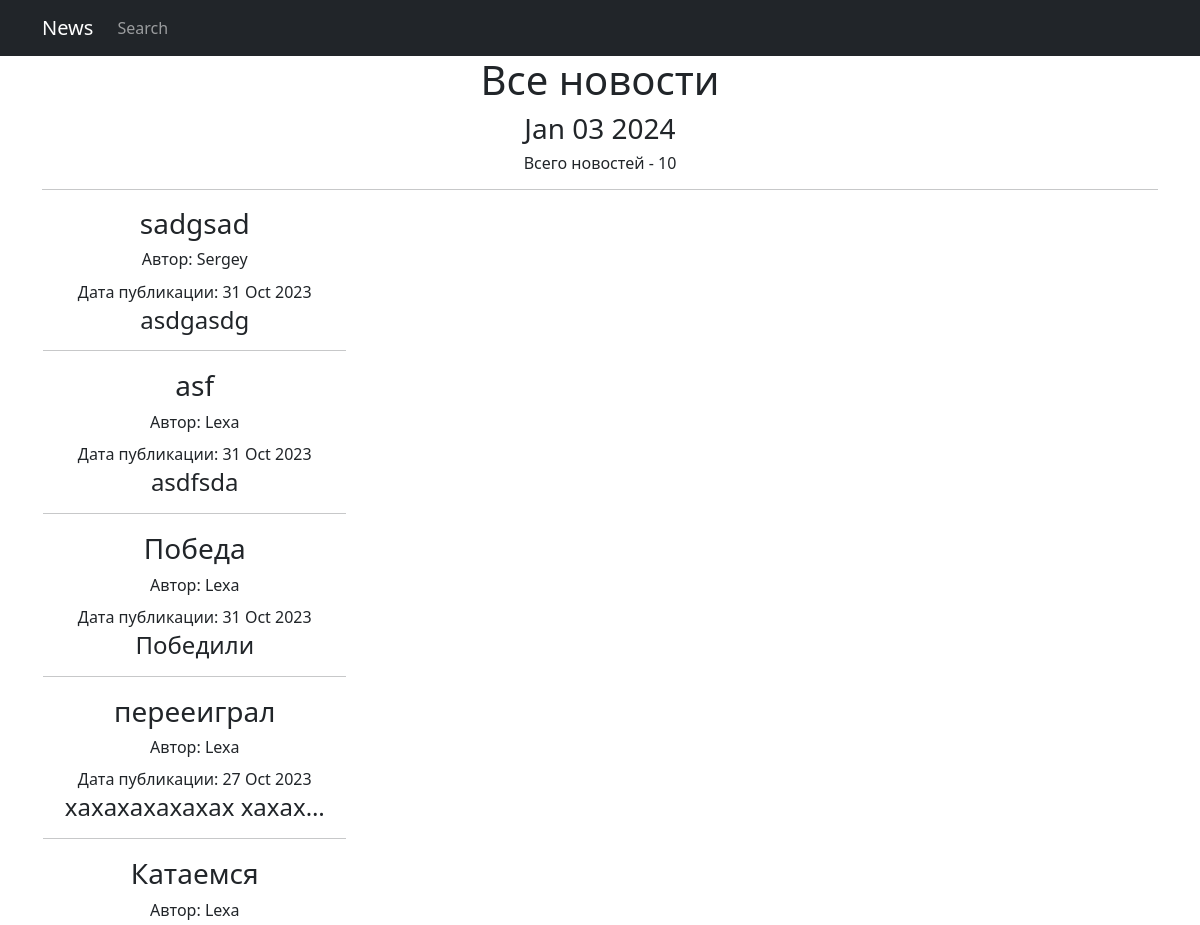
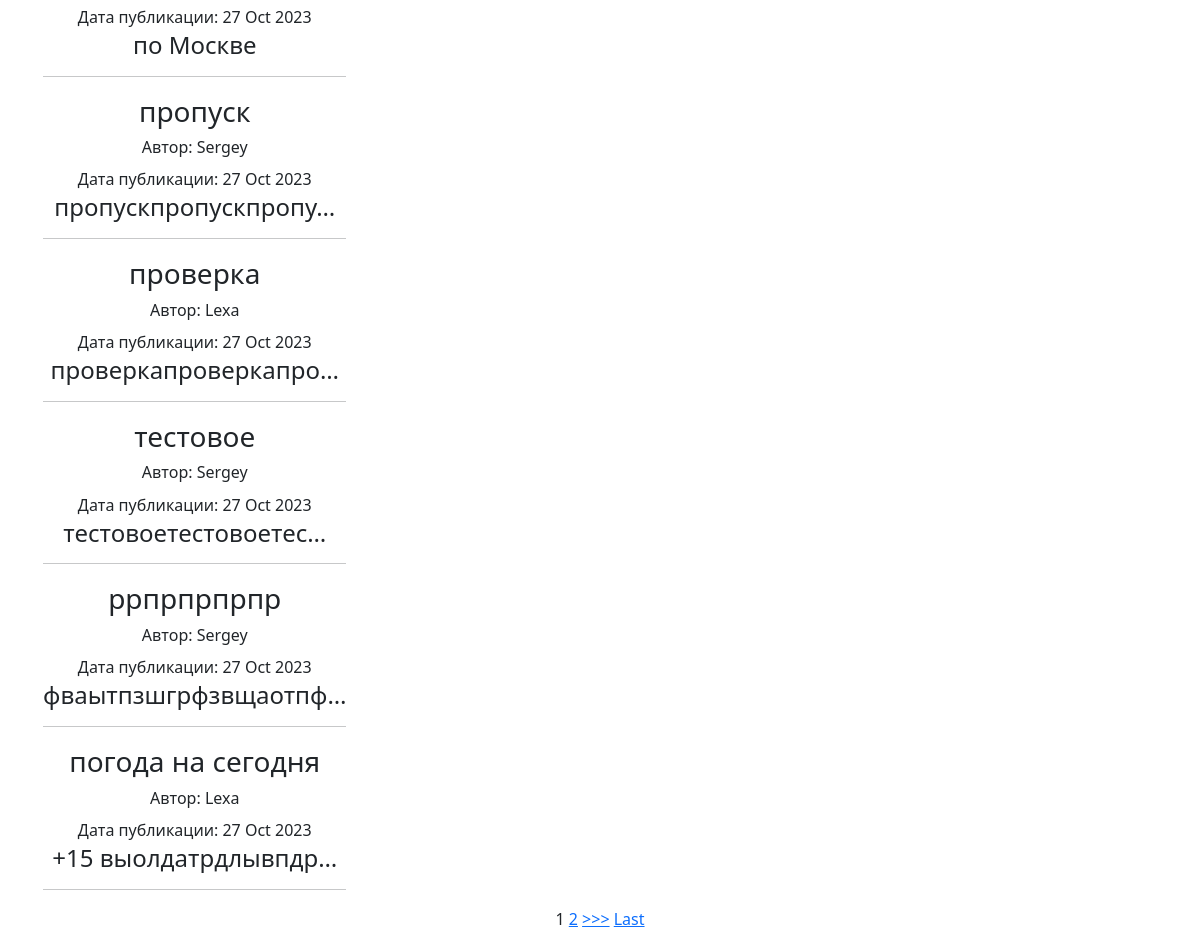
Before: /news/ with the older database file (2 pictures, top to bottom).
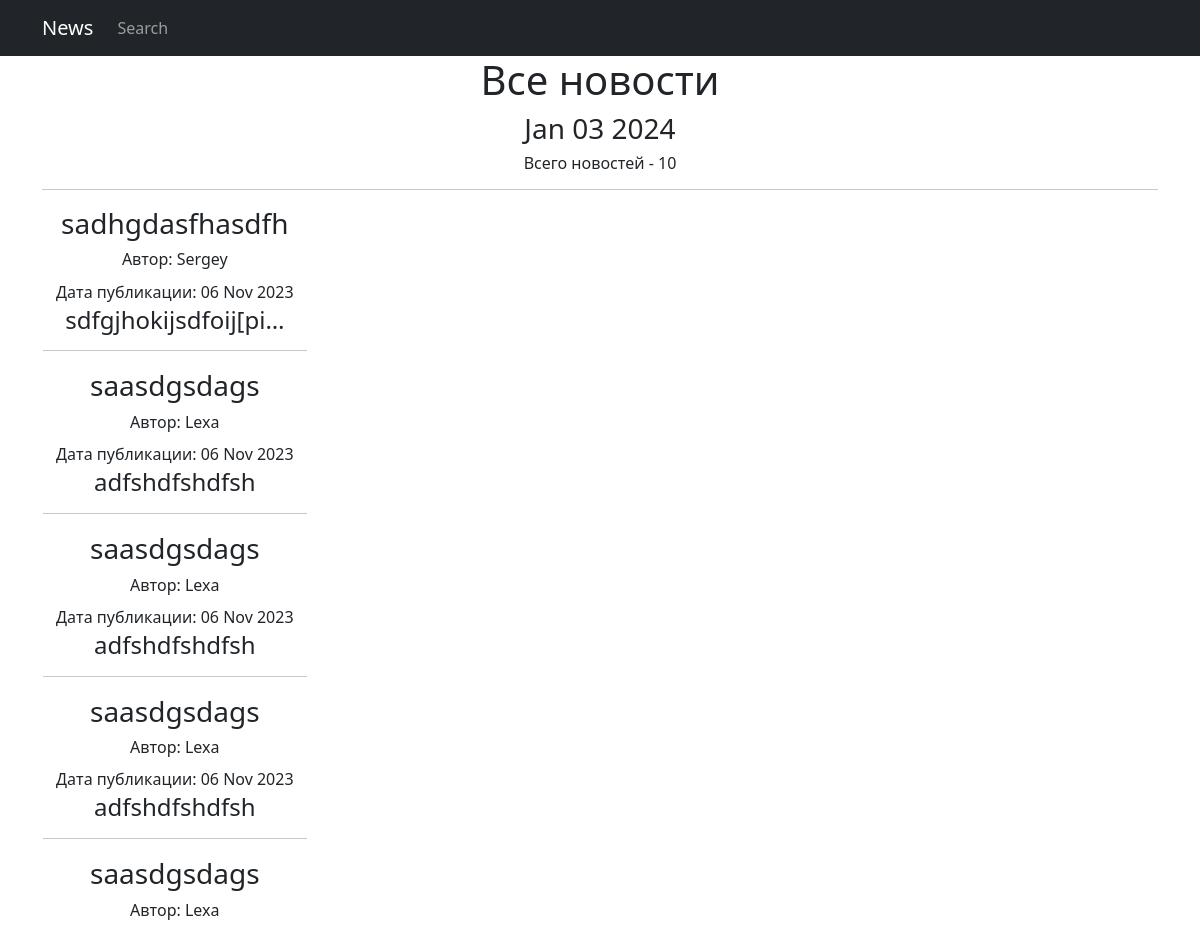
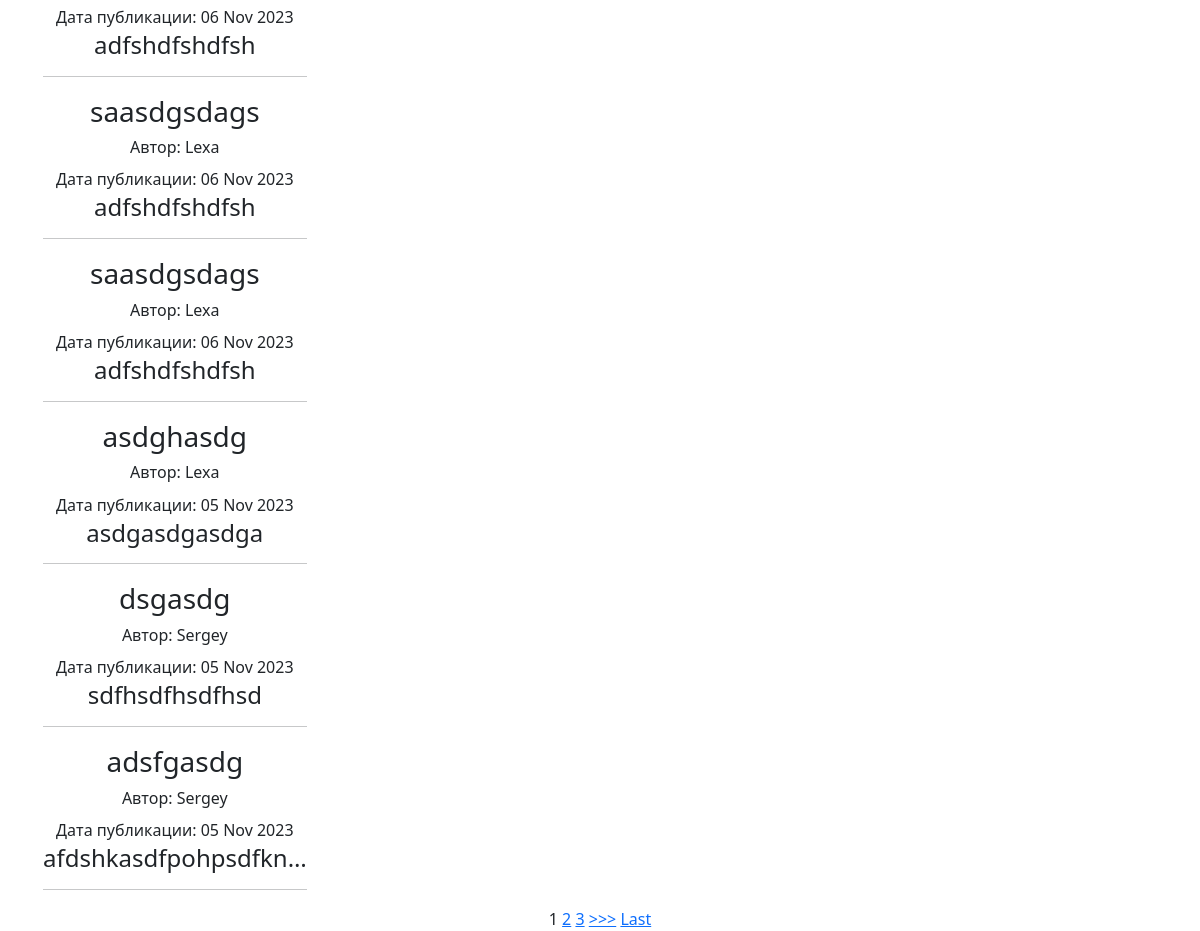
After: the same page with the newer database file (2 pictures, top to bottom).
### news/models.py (models this page shows, shortened)
class Post(models.Model):
    Author = models.ForeignKey("Author", on_delete=models.CASCADE)
    NEWS = "NW"
    ARTICLE = "AR"
    CATEGORY_CHOICES = ((NEWS, "Новость"),
                        (ARTICLE, "Статья"))
    categoryType = models.CharField(max_length=2, choices=CATEGORY_CHOICES, default=ARTICLE)
    create_date = models.DateTimeField(auto_now_add=True)
    category = models.ManyToManyField("Category", through="PostCategory")
    caption = models.CharField(max_length=150)
    text = models.TextField(null=True)
    rating = models.FloatField(default=0.0)

class Author(models.Model):
    user = models.OneToOneField(User, on_delete=models.CASCADE)
    AuthorRating = models.FloatField(default=0.0)
    def __str__(self):
        return f'{self.user}'

### news/views.py (the view)
# urls.py: path('', NewsList.as_view()),
class NewsList(ListView):
    model = Post
    template_name = 'news.html'
    context_object_name = 'news'
    queryset = Post.objects.order_by('-create_date')
    paginate_by = 10
    def get_context_data(self, **kwargs):
        context = super().get_context_data(**kwargs)
        context['time_now'] = datetime.utcnow()
        return context

### news/templatetags/censorfilter.py (called while the page is built)
@register.filter()
def censor(value):
    banned_list = ['idiot', 'stupid']
    sentence = value.split()
    for i in banned_list:
        for words in sentence:
            if i in words:
                pos = sentence.index(words)
                sentence.remove(words)
                sentence.insert(pos, f"{words[0]}"+'*' * (len(i)-1))
    return " ".join(sentence)

### templates/news.html (shortened to what this page needs)
{% extends 'flatpages/default.html' %}
{% load cache %}
{% load censorfilter %}
{% cache 300 news %}
    {% block content %}
   <h1>Все новости</h1>
    <h3>{{ time_now|date:'M d Y' }}</h3>
    <h6>Всего новостей - {{ news|length }}</h6>
   <hr>
    {% if news %}
       <table>
           {% for new in news %}
           <tr>
               <td><h3>{{ new.caption|censor }}</h3></td>
           </tr>
           <tr>
               <td><h6>Автор: {{ new.Author }}</h6></td>
           </tr>
           <tr>
               <td>Дата публикации: {{ new.create_date|date:'d M Y' }}</td>
           </tr>
           <tr>
               <td><h4>{{ new.text|truncatechars:20|censor }}</h4><hr></td>
           </tr>
           {% endfor %}
       </table>
   {% else %}
       <h2>Новостей нет!</h2>
   {% endif %}
{% if is_paginated %}
    {% for num in page_obj.paginator.page_range %}
        {% if page_obj.number == num %}
            <a>{{ num }}</a>
        {% elif num > page_obj.number|add:'-3' and num < page_obj.number|add:'3' %}
            <a href="?page={{ num }}">{{ num }}</a>
        {% endif %}
    {% endfor %}
    {% if page_obj.has_next %}
        <a href="?page={{ page_obj.next_page_number }}">>>></a>
        <a href="?page={{ page_obj.paginator.num_pages }}">Last</a>
    {% endif %}
{% endif %}
    {% endblock content %}
{% endcache %}

Changed rows visible on the page:
no longer on this page (row unchanged): Post: caption|censor "sadgsad", Author "Sergey", create_date "31 Oct 2023", text|censor "asdgasdg"
no longer on this page (row unchanged): Post: caption|censor "asf", Author "Lexa", create_date "31 Oct 2023", text|censor "asdfsda"
no longer on this page (row unchanged): Post: caption|censor "Победа", Author "Lexa", create_date "31 Oct 2023", text|censor "Победили"
no longer on this page (row unchanged): Post: caption|censor "перееиграл", Author "Lexa", create_date "27 Oct 2023", text|censor "хахахахахахах хахах…"
no longer on this page (row unchanged): Post: caption|censor "Катаемся", Author "Lexa", create_date "27 Oct 2023", text|censor "по Москве"
no longer on this page (row unchanged): Post: caption|censor "пропуск", Author "Sergey", create_date "27 Oct 2023", text|censor "пропускпропускпропу…"
no longer on this page (row unchanged): Post: caption|censor "проверка", Author "Lexa", create_date "27 Oct 2023", text|censor "проверкапроверкапро…"
no longer on this page (row unchanged): Post: caption|censor "тестовое", Author "Sergey", create_date "27 Oct 2023", text|censor "тестовоетестовоетес…"
no longer on this page (row unchanged): Post: caption|censor "ррпрпрпрпр", Author "Sergey", create_date "27 Oct 2023", text|censor "фваытпзшгрфзвщаотпф…"
no longer on this page (row unchanged): Post: caption|censor "погода на сегодня", Author "Lexa", create_date "27 Oct 2023", text|censor "+15 выолдатрдлывпдр…"
added Post: caption|censor "sadhgdasfhasdfh", Author "Sergey", create_date "06 Nov 2023", text|censor "sdfgjhokijsdfoij[pi…"
added Post: caption|censor "saasdgsdags", Author "Lexa", create_date "06 Nov 2023", text|censor "adfshdfshdfsh"
added Post: caption|censor "saasdgsdags", Author "Lexa", create_date "06 Nov 2023", text|censor "adfshdfshdfsh"
added Post: caption|censor "saasdgsdags", Author "Lexa", create_date "06 Nov 2023", text|censor "adfshdfshdfsh"
added Post: caption|censor "saasdgsdags", Author "Lexa", create_date "06 Nov 2023", text|censor "adfshdfshdfsh"
added Post: caption|censor "saasdgsdags", Author "Lexa", create_date "06 Nov 2023", text|censor "adfshdfshdfsh"
added Post: caption|censor "saasdgsdags", Author "Lexa", create_date "06 Nov 2023", text|censor "adfshdfshdfsh"
added Post: caption|censor "asdghasdg", Author "Lexa", create_date "05 Nov 2023", text|censor "asdgasdgasdga"
added Post: caption|censor "dsgasdg", Author "Sergey", create_date "05 Nov 2023", text|censor "sdfhsdfhsdfhsd"
added Post: caption|censor "adsfgasdg", Author "Sergey", create_date "05 Nov 2023", text|censor "afdshkasdfpohpsdfkn…"
Other visible differences:
new list line: "3"
